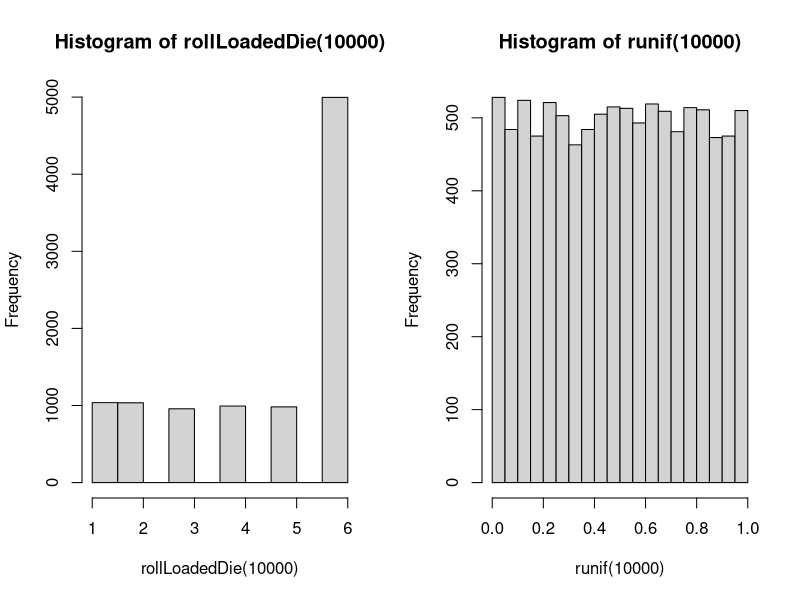
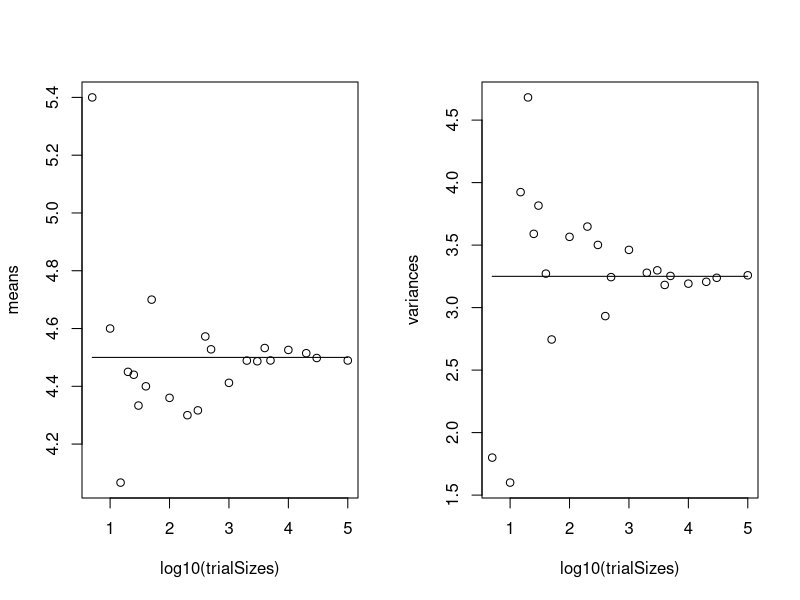

These charts were generated, in order, by the following R code:
## ---- chunk 1
knitr::opts_chunk$set(echo = TRUE)
## ---- chunk 2
# mean
diceNumbers = seq(1,6)
diceProb = c(rep(0.1,5), 0.5)
diceMean = sum(diceNumbers * diceProb)

#variance
diceVariance = 0
for (i in 1:6){
  diceVariance = diceVariance + (diceProb[i] * ((diceNumbers[i] - diceMean)**2))
}
## ---- chunk 3
rollLoadedDie <- function(rolls){
  outputVector = c()
  for (i in 1:rolls){
    outputVector[i] = sample(1:6,1,prob = diceProb)
  }
  return(outputVector)
}
rollLoadedDie(10)
## ---- chunk 4
par(mfrow=c(1,2))
hist(rollLoadedDie(10000))
hist(runif(10000))
## ---- chunk 5
trialSizes = c(5, 10, 15, 20, 25, 30, 40, 50, 100, 200, 300, 400, 500, 1000, 2000, 3000, 4000, 5000, 10000, 20000, 30000, 100000)
means = c()
variances = c()

# trials
for (i in 1:length(trialSizes)){
  rolls = c()
  # make a vector of size trialSize[i]
  for (j in 1:trialSizes[i]){
    rolls[j] = sample(1:6, 1, prob = diceProb)
  }
  # mean/var of those trials
  means[i] = mean(rolls)
  variances[i] = var(rolls)
}

# plots 
par(mfrow=c(1,2))
plot(log10(trialSizes), means)
lines(log10(trialSizes), rep(diceMean, length(trialSizes)))
plot(log10(trialSizes), variances)
lines(log10(trialSizes), rep(diceVariance, length(trialSizes)))
